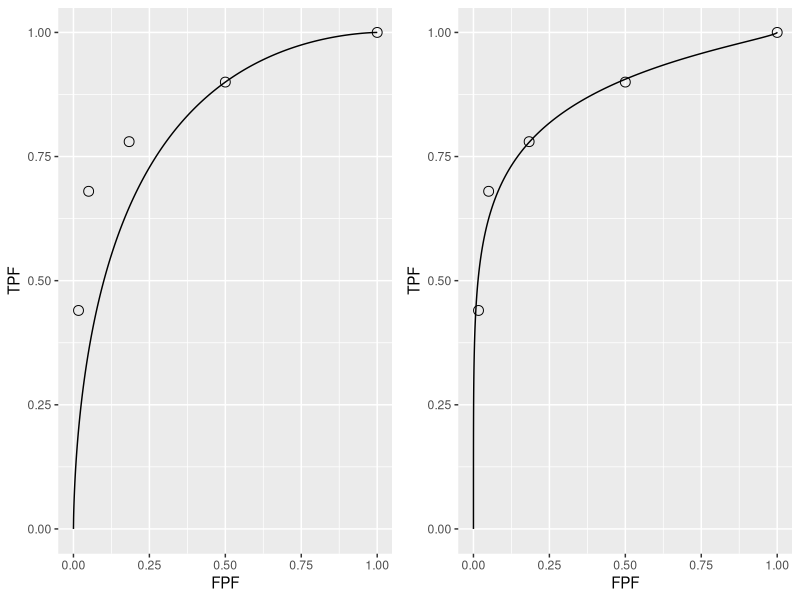

Write R code to recreate this figure. (Note: this script raises an error after producing the figure.)
## ---- chunk 1
knitr::opts_chunk$set(
  collapse = TRUE,
  comment = "#>"
)
library(kableExtra)
library(ggplot2)
library(gridExtra)
## ---- chunk 2
plotROC <- function (mu, sigma, FPF, TPF)
{
  zeta <- seq(- mu - 2,+ mu + 2,0.01)
  fpf <- array(dim = length(zeta))
  tpf <- array(dim = length(zeta))
  for (i in 1:length(zeta)) {
    fpf[i] <- pnorm(-zeta[i])
    tpf[i] <- pnorm((mu -zeta[i])/sigma) 
  }
  curveData <- data.frame(FPF = c(1, fpf, 0), TPF = c(1, tpf, 0))
  pointsData <- data.frame(FPF = FPF, TPF = TPF)
  rocPlot <- ggplot(mapping = aes(x = FPF, y = TPF)) + geom_line(data = curveData) + geom_point(data = pointsData, shape = 1, size = 3)
  return(rocPlot)
}
## ---- chunk 3
Ktr = array(dim = c(2,5))
Ktr[1,]  <- rev(c(30,19,8,2,1)) # Table 4.2.1
Ktr[2,]  <- rev(c(5,6,5,12,22))
df <- as.data.frame(Ktr)
colnames(df) <- c("$r = 5$","$r = 4$","$r = 3$","$r = 2$","$r = 1$")
rownames(df) <- c("non-diseased","diseased")
knitr::kable(df, caption = "Representative counts table.", escape = FALSE)
## ---- chunk 4
options(digits=4)
# R = number of bins; 5
R <- length(Ktr[1,]) 
OpPts <- array(0,dim = c(2,R))
for (r in 1:R) {
  OpPts[1,r] <- sum(Ktr[1, 1:r])/sum(Ktr[1,])
  OpPts[2,r] <- sum(Ktr[2, 1:r])/sum(Ktr[2,])    
}
df <- as.data.frame(OpPts)
colnames(df) <- c("$r\\geq 5$","$r\\geq 4$","$r\\geq 3$","$r\\geq 2$","$r\\geq 1$")
rownames(df) <- c("FPF","TPF")
knitr::kable(df, caption = "Computation of operating points from cell counts.", escape = FALSE)
## ---- chunk 5
options(digits = 3)
FPF <- OpPts[1,]
TPF <- OpPts[2,]
df <- data.frame(FPF = FPF, TPF = TPF)
df <- t(df)
print(df)
mu <- qnorm(.5)+qnorm(.9);sigma <- 1
Az <- pnorm(mu/sqrt(2))
cat("uppermost point based estimate of mu = ", mu, "\n")
cat("corresponding estimate of Az = ", Az, "\n")
## ---- chunk 6
# equal variance fit to uppermost operating point
p1 <- plotROC (mu, sigma, FPF, TPF)
# the following values are from unequal-variance model fitting
# to be discussed later
mu <- 2.17;sigma <- 1.65
# this formula to be discussed later
Az <- pnorm(mu/sqrt(1+sigma^2))
cat("binormal unequal variance model estimate of Az = ", Az, "\n")
# unequal variance fit to all operating points
p2 <- plotROC (mu, sigma, FPF, TPF)
## ---- chunk 7
grid.arrange(p1,p2,ncol=2)
## ---- chunk 8
qnorm(1-0.5)
mu-qnorm(0.9)
## ---- chunk 9
knitr::include_graphics("images/AcquiringData6PointScale.png")
## ---- chunk 10
knitr::include_graphics("images/2AFC.png")
## ---- chunk 11
df = array(dim = c(7,4))
df[1,]  <- c("356,030",
              "355,734 (76.2)",
              "296 (12.3)",
              "0.83")
df[2,]  <- c("56,614",
              "56,533 (12.1)",
              "81 (3.4)",
              "1.43")
df[3,]  <- c("8,692",
              "8,627 (1.8)",
              "65 (2.7)",
              "7.48")
df[4,]  <- c("3,094",
              "3,049 (0.7)",
              "45 (1.9)",
              "14.54")
df[5,]  <- c("42,823",
              "41,442 (8.9)",
              "1,381 (57.5)",
              "32.25")
df[6,]  <- c("2,022",
              "1,687 (0.4)",
              "335 (13.9)",
              "165.68")
df[7,]  <- c("237",
              "38 (0.0)",
              "199 (8.3)",
              "839.66")
df <- as.data.frame(df)
colnames(df) <- c("Total number of mammograms",
                  "Mammograms without breast cancer (percent)",
                  "Mammograms with breast cancer  (percent)",
                  "Cancers per 1000 screening mammograms")
rownames(df) <- c("1:Normal",
                  "2: Benign finding",
                  "3: Probably benign, recommend normal or short term follow up",
                  "3-plus: Probably benign, recommend immediate follow up",
                  "0: Need additional imaging evaluation",
                  "4: Suspicious finding, biopsy should be considered",
                  "5: Highly suggestinve of malignancy")
knitr::kable(df, caption = "The Barlow et al study: the ordering of the BI-RADS ratings in the first column correlates with cancer-rate in the last column.", escape = FALSE)
